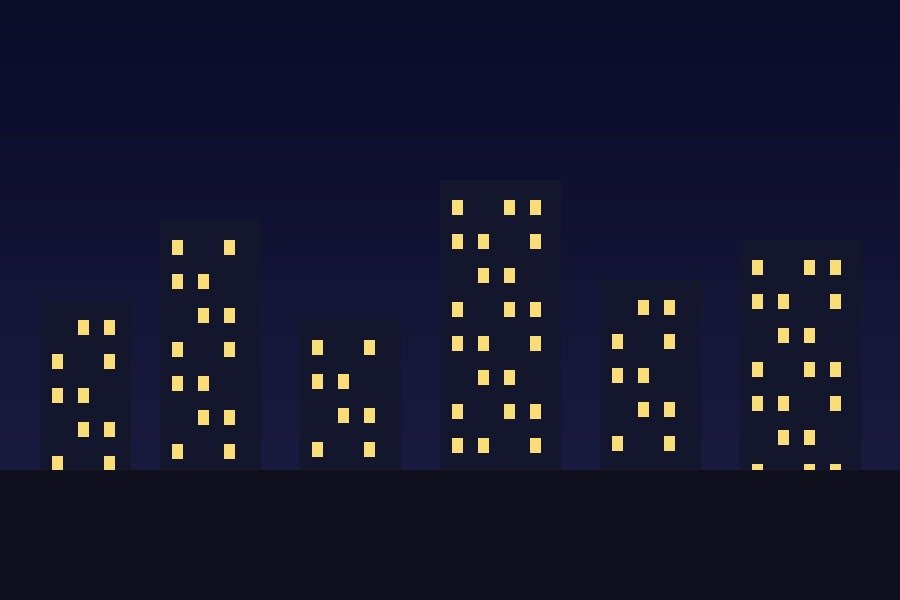
#> input picture photo-merge/backend/storage/originals/134e7504095e4a47872b93d9fb23cc0d.jpg, 900 x 600 px
$ python -i imaging.py   (imports and definitions only)
#> lines starting #> are read from the running program, lines starting #| are printed output that depends on the picture
#> further down, picture is the input picture: PIL image 900x600 RGB; mean R, G, B 22.6, 22.6, 45.2
"""Pillow 图像处理：归一化落盘（裁剪 / 限尺寸 / 压缩）、缩略图、感知哈希。

感知哈希采用经典 pHash（32x32 灰度 → DCT → 取左上 8x8 中频，按中位数二值化）。
不依赖 numpy，DCT 直接按定义计算，单张图片开销可忽略。
"""
from __future__ import annotations

import hashlib
import io
import math
import uuid
from typing import Optional

from PIL import Image

from . import config

# ---------------------------------------------------------------------------
# 感知哈希
# ---------------------------------------------------------------------------


def _dct_1d(rows: list[list[float]]) -> list[list[float]]:
    """对每行做 DCT-II（N=32）。返回等长二维表。"""
    n = len(rows[0])
    out: list[list[float]] = []
    for row in rows:
        coeffs = []
        for k in range(n):
            s = 0.0
            scale = math.sqrt(1 / n) if k == 0 else math.sqrt(2 / n)
            for i, x in enumerate(row):
                s += x * math.cos(math.pi * k * (2 * i + 1) / (2 * n))
            coeffs.append(scale * s)
        out.append(coeffs)
    return out


def _dct_2d(im: Image.Image) -> list[list[float]]:
    size = 32
    small = im.convert("L").resize((size, size), Image.LANCZOS)
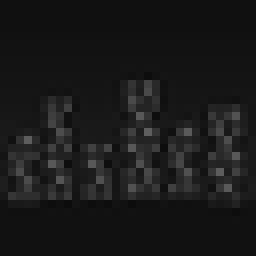
#> small: PIL image 32x32 L (shown 8 times larger); min 12, max 94, mean 25.1
    pixels = [
        [float(small.getpixel((x, y))) for x in range(size)]
        for y in range(size)
    ]
#> pixels = 32 items
    horizontal = _dct_1d(pixels)
#> in _dct_1d, `n = len(rows[0])`: n = 32
#> the loop in _dct_1d, `for row in rows:` made 32 passes
#> after the loop in _dct_1d, `for row in rows:`: out = 32 items
#> horizontal = 32 items
    # 转置后再做一次即完成列方向 DCT
    transposed = [list(col) for col in zip(*horizontal)]
#> transposed = 32 items
    vertical = _dct_1d(transposed)
#> the loop in _dct_1d (call 2), `for row in rows:` made 32 passes
#> vertical = 32 items
    return [list(col) for col in zip(*vertical)]


def _median(values: list[float]) -> float:
    s = sorted(values)
    mid = len(s) // 2
    if len(s) % 2:
        return s[mid]
    return (s[mid - 1] + s[mid]) / 2


def phash_hex(im: Image.Image) -> str:
    """返回 64bit pHash 的 16 位 hex 字符串。"""
    dct = _dct_2d(im)
#> dct = 32 items
    # 左上 8x8，跳过直流分量 (0,0)，取 63 个 + 用 (0,0) 占位凑 64
    block: list[float] = []
    for y in range(8):
        for x in range(8):
            block.append(dct[y][x])
#> after the loop, block = 64 values, max 804.5 at index 0, min -233.1 at index 16, mean 8.69
    block[0] = block[1]  # 直流项不参与，复制一个中频值占位
    med = _median(block)
#> in _median, `s = sorted(values)`: s = 64 values from -233.1 to 126.5
#> in _median, `mid = len(s) // 2`: mid = 32
#> med = -0.431
    bits = 0
    for i, v in enumerate(block):
        if v > med:
            bits |= 1 << (63 - i)
#> this loop made 64 passes
#> (v, bits) on passes 4, 5, 8, 12, 13, 15, 16, 18, 19, 21, 22, 23: (6.8, 1152921504606846976), (3.43, 1729382256910270464), (34.56, 1801439850948198400), (0.991, 1805943450575568896), (6.59, 1808195250389254144), (3.7, 1808758200342675456), (5.52, 1809039675319386112), (15.1, 1809110044063563776), (15.51, 1809145228435652608), (-0.228, 1809154024528674816), (38.43, 1809158422575185920), (43.37, 1809160621598441472)
#> bits on passes 62 to 63: 1809161609995214452, 1809161609995214454
#> after the loop, bits = 1809161609995214454
    return f"{bits:016x}"


def hamming_distance(hash_a: str, hash_b: str) -> int:
    return (int(hash_a, 16) ^ int(hash_b, 16)).bit_count()


# ---------------------------------------------------------------------------
# 文件处理
# ---------------------------------------------------------------------------


def sha256_bytes(data: bytes) -> str:
    return hashlib.sha256(data).hexdigest()


# [59 lines left out: functions _apply_crop, process_upload, not called in this run]

>>> from PIL import Image
>>> picture = Image.open('../storage/originals/134e7504095e4a47872b93d9fb23cc0d.jpg')
>>> result = phash_hex(picture)
#> result = '191b6ee62109de76'
